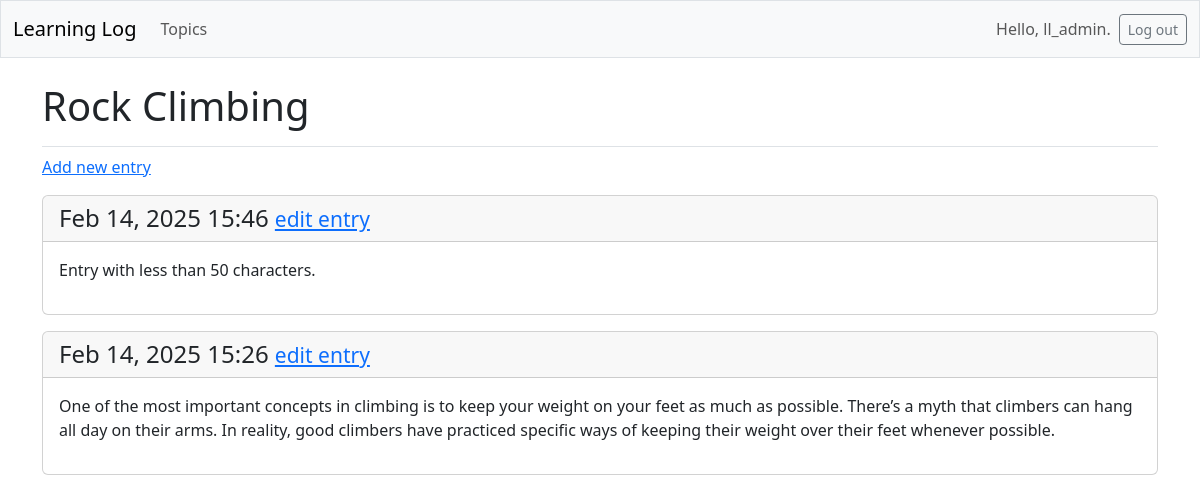
The page /topics/2/ (signed in) on the database its author committed.
### learning_logs/models.py (models this page shows, shortened)
class Topic(models.Model):
    text = models.CharField(max_length=200)
    date_added = models.DateTimeField(auto_now_add=True)
    owner = models.ForeignKey(User, on_delete=models.CASCADE)

class Entry(models.Model):
    topic = models.ForeignKey(Topic, on_delete=models.CASCADE)
    text = models.TextField()
    date_added = models.DateTimeField(auto_now_add=True)
    class Meta:
        verbose_name_plural = "entries"

### learning_logs/views.py (the view)
# urls.py: path("topics/<int:topic_id>/", views.topic, name="topic"),
@login_required
def topic(request, topic_id):
    topic = Topic.objects.get(id=topic_id)
    check_topic_owner(topic=topic, user=request.user)
    entries = topic.entry_set.order_by("-date_added")
    context = {"topic": topic, "entries": entries}
    return render(request, "learning_logs/topic.html", context)

### learning_logs/views.py (called while the page is built)
def check_topic_owner(topic, user):
    if topic.owner != user:
        raise Http404

### learning_logs/templates/learning_logs/topic.html
{% extends 'learning_logs/base.html' %}
{% block page_header %}
  <h1>{{ topic.text }}</h1>
{% endblock page_header %}
{% block content %}
  <p>
    <a href="{% url 'learning_logs:new_entry' topic.id %}">Add new entry</a>
  </p>
  {% for entry in entries %}
    <div class="card mb-3">
      <h4 class="card-header">
        {{ entry.date_added|date:'M d, Y H:i' }}
        <small><a href="{% url 'learning_logs:edit_entry' entry.id %}">
          edit entry</a></small>
      </h4>
      <div class="card-body">{{ entry.text|linebreaks }}</div>
    </div>
  {% empty %}
    <p>There are no entries for this topic yet.</p>
  {% endfor %}
{% endblock content %}

### learning_logs/templates/learning_logs/base.html (shortened to what this page needs)
<!doctype html>
<html lang="en">
<head>
  {% load django_bootstrap5 %}
  {% bootstrap_css %}
</head>
<body>
  <nav class="navbar navbar-expand-md navbar-light bg-light mb-4 border">
    <div class="container-fluid">
      <a class="navbar-brand" href="{% url 'learning_logs:index' %}">
          Learning Log</a>
      <div class="collapse navbar-collapse" id="navbarCollapse">
        <ul class="navbar-nav me-auto mb-2 mb-md-0">
          <li class="nav-item">
            <a class="nav-link" href="{% url 'learning_logs:topics' %}">
              Topics</a></li>
        </ul>
        <ul class="navbar-nav ms-auto mb-2 mb-md-0">
          {% if user.is_authenticated %}
            <li class="nav-item">
              <span class="navbar-text me-2">Hello, {{ user.username }}.
                </span></li>
          {% endif %}
        </ul>
        {% if user.is_authenticated %}
          <form action="{% url 'accounts:logout' %}" method='post'>
            <button name='submit' class='btn btn-outline-secondary btn-sm'>
              Log out</button>
          </form>
        {% endif %}
      </div>
    </div>
  </nav>
  <main class="container">
    <div class="pb-2 mb-2 border-bottom">
      {% block page_header %}{% endblock page_header %}
    </div>
    <div>
      {% block content %}{% endblock content %}
    </div>
  </main>
</body>
</html>

### rows shown on the page
Topic: text "Rock Climbing"
Entry: date_added "Feb 14, 2025 15:46", text "Entry with less than 50 characters."
Entry: date_added "Feb 14, 2025 15:26", text "One of the most important concepts in climbing is to keep your weight on your feet as much as possible. There’s a myth that climbers can hang all day on their arms. In reality, good climbers have practiced specific ways of keeping their weight over their feet whenever possible."

### other values the page prints
{{ user.username }} "ll_admin"
